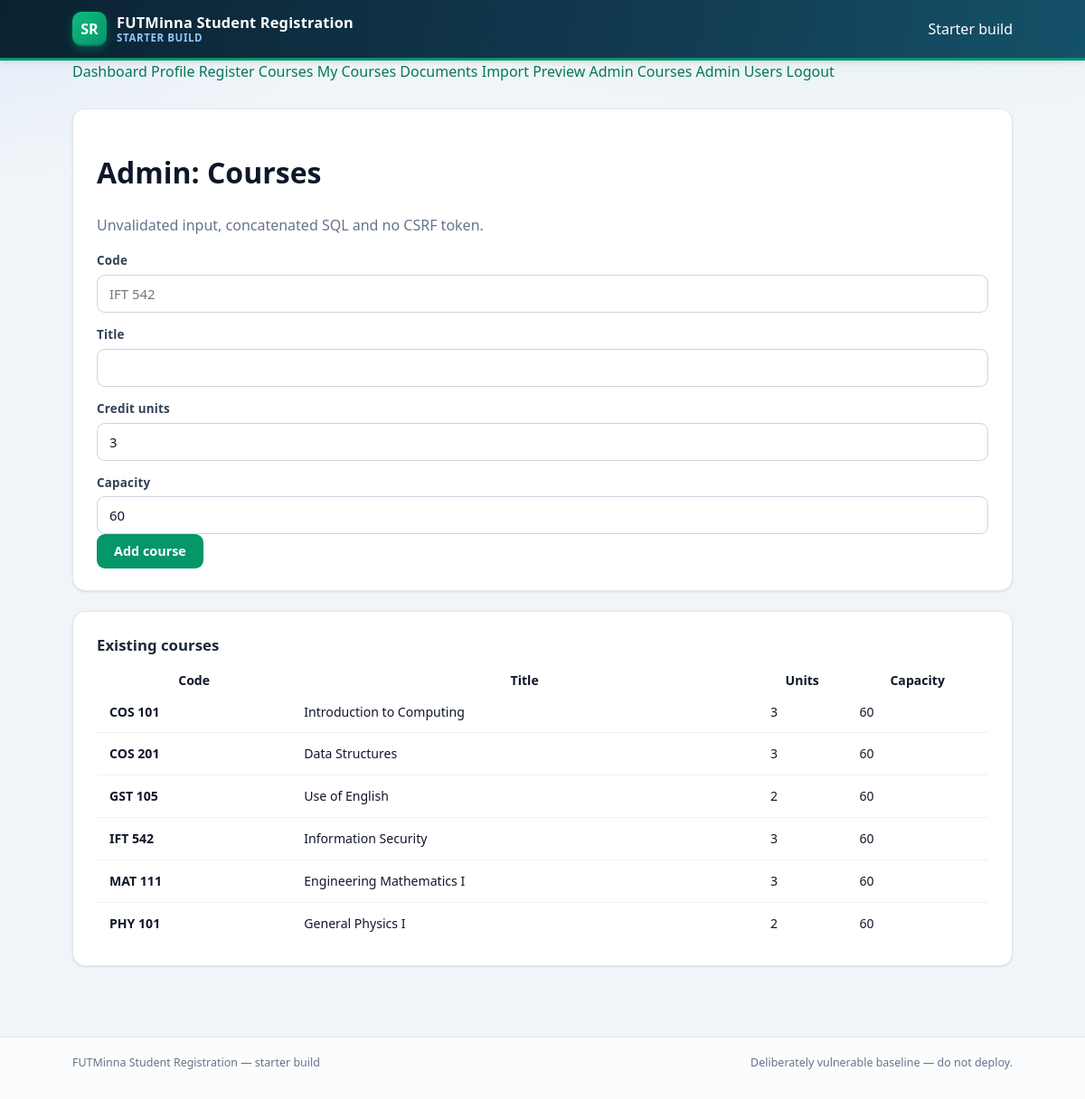
The app's page /vulnerable/public/admin_courses.php (signed in) with its own data.
### tables this page shows
CREATE TABLE IF NOT EXISTS courses (
    id            INT UNSIGNED AUTO_INCREMENT PRIMARY KEY,
    code          VARCHAR(12)  NOT NULL UNIQUE,
    title         VARCHAR(120) NOT NULL,
    credit_units  TINYINT UNSIGNED NOT NULL DEFAULT 2,
    capacity      INT UNSIGNED NOT NULL DEFAULT 60,
    description   VARCHAR(500) NULL,
    created_at    DATETIME NOT NULL DEFAULT CURRENT_TIMESTAMP
);

### vulnerable/src/config.php (called while the page is built, shortened)
<?php
$DB_HOST = getenv('DB_HOST') ?: 'db';
$DB_NAME = getenv('DB_NAME') ?: 'student_reg_vuln';
$DB_USER = getenv('DB_USER') ?: 'app';
$DB_PASS = getenv('DB_PASSWORD') ?: getenv('MYSQL_PASSWORD') ?: 'CHANGE_ME_app';
$conn = mysqli_connect($DB_HOST, $DB_USER, $DB_PASS, $DB_NAME);
mysqli_set_charset($conn, 'utf8mb4');
function current_user(): ?array
{
    global $conn;
    $id = $_SESSION['user_id'];
    $r = mysqli_query($conn, "SELECT * FROM users WHERE id = $id LIMIT 1");
    if ($r && ($row = mysqli_fetch_assoc($r))) {
        return $row;
    }
    return null;
}
function require_login(): array
{
    $u = current_user();
    return $u;
}
function require_admin(): array
{
    $u = require_login();
    return $u;
}

### vulnerable/public/admin_courses.php (the view, shortened to what this page needs)
<?php
require __DIR__ . '/../src/config.php';
$user = require_admin();
$rows = mysqli_query($conn, 'SELECT * FROM courses ORDER BY code');
require __DIR__ . '/includes/header.php';
?>
<div class="card">
  <h1>Admin: Courses</h1>
  <p class="muted">Unvalidated input, concatenated SQL and no CSRF token.</p>
  <form method="post" action="admin_courses.php">
    <label>Code</label>
    <input type="text" name="code" placeholder="IFT 542">
    <label>Title</label>
    <input type="text" name="title">
    <label>Credit units</label>
    <input type="number" name="credit_units" value="3">
    <label>Capacity</label>
    <input type="number" name="capacity" value="60">
    <button type="submit">Add course</button>
  </form>
</div>
<div class="card">
  <h2>Existing courses</h2>
  <table>
    <tr><th>Code</th><th>Title</th><th>Units</th><th>Capacity</th></tr>
    <?php while ($c = mysqli_fetch_assoc($rows)): ?>
    <tr>
      <td><b><?= $c['code'] ?></b></td>
      <td><?= $c['title'] ?></td>
      <td><?= $c['credit_units'] ?></td>
      <td><?= $c['capacity'] ?></td>
    </tr>
    <?php endwhile; ?>
  </table>
</div>
<?php require __DIR__ . '/includes/footer.php'; ?>

### vulnerable/public/includes/header.php (shortened to what this page needs)
<?php
$vulnUser = $user ?? null;
$vulnPath = parse_url($_SERVER['REQUEST_URI'] ?? '', PHP_URL_PATH) ?: '';
function vuln_active(string $f): bool { global $vulnPath; return $vulnPath === '/' . $f; }
?><!DOCTYPE html>
<html lang="en">
<head>
<link rel="stylesheet" href="/assets/style.css">
</head>
<body>
<header class="topbar">
  <div class="wrap topbar-inner">
    <a class="brand" href="index.php">
      <span class="mark">SR</span>
      <span class="name"><b>FUTMinna Student Registration</b><span>Starter build</span></span>
    </a>
    <span class="starter-pill"><span class="dot"></span>Starter build</span>
  </div>
</header>
<?php if ($vulnUser): ?>
<div class="navrow">
  <div class="wrap navrow-inner">
    <a href="index.php" class="<?= vuln_active('index.php') ? 'active' : '' ?>">Dashboard</a>
    <a href="profile.php" class="<?= vuln_active('profile.php') ? 'active' : '' ?>">Profile</a>
    <a href="courses.php" class="<?= vuln_active('courses.php') ? 'active' : '' ?>">Register Courses</a>
    <a href="my_courses.php" class="<?= vuln_active('my_courses.php') ? 'active' : '' ?>">My Courses</a>
    <a href="upload.php" class="<?= vuln_active('upload.php') ? 'active' : '' ?>">Documents</a>
    <a href="import_preview.php" class="<?= vuln_active('import_preview.php') ? 'active' : '' ?>">Import Preview</a>
    <?php if (($vulnUser['role'] ?? '') === 'admin'): ?>
    <a href="admin_courses.php" class="<?= vuln_active('admin_courses.php') ? 'active' : '' ?>">Admin Courses</a>
    <a href="admin_users.php" class="<?= vuln_active('admin_users.php') ? 'active' : '' ?>">Admin Users</a>
    <?php endif; ?>
    <a href="logout.php">Logout</a>
  </div>
</div>
<?php endif; ?>
<main class="wrap">

### vulnerable/public/includes/footer.php
</main>
<footer class="site-footer">
  <div class="wrap">
    <span>FUTMinna Student Registration &mdash; starter build</span>
    <span>Deliberately vulnerable baseline &mdash; do not deploy.</span>
  </div>
</footer>
</body>
</html>

### app/public/assets/style.css (style rules this page uses)
:root { --bg: #f1f5f9; --surface: #ffffff; --border: #e2e8f0; --border-soft: #eef2f7; --text: #0f172a; --muted: #64748b; --primary: #059669; --primary-dark:#047857; --primary-soft:#ecfdf5; --ink: #0b2231; --ink-soft: #123b52; --danger: #dc2626; --danger-soft: #fef2f2; --warning: #d97706; --warning-soft:#fffbeb; --info: #2563eb; --info-soft: #eff6ff; --radius: 14px; --radius-sm: 9px; --shadow-sm: 0 1px 2px rgba(15,23,42,.05), 0 1px 3px rgba(15,23,42,.06); --shadow-md: 0 4px 6px -1px rgba(15,23,42,.08), 0 2px 4px -2px rgba(15,23,42,.05); --shadow-lg: 0 12px 24px -8px rgba(15,23,42,.18); }
* { box-sizing: border-box; }
html { -webkit-text-size-adjust: 100%; }
body { margin: 0; font-family: "Segoe UI", system-ui, -apple-system, Roboto, "Helvetica Neue", Arial, sans-serif; color: var(--text); background: radial-gradient(1200px 420px at 80% -10%, rgba(5,150,105,.10), transparent 60%), radial-gradient(900px 380px at -10% 0%, rgba(37,99,235,.08), transparent 55%), var(--bg); line-height: 1.55; min-height: 100vh; display: flex; flex-direction: column; }
main.wrap { flex: 1 1 auto; width: 100%; max-width: 1080px; margin: 0 auto; padding: 28px 20px 56px; }
.wrap { max-width: 1080px; margin: 0 auto; padding: 0 20px; }
a { color: var(--primary-dark); text-decoration: none; }
.topbar { background: linear-gradient(100deg, var(--ink) 0%, var(--ink-soft) 62%, #155e75 120%); color: #fff; position: sticky; top: 0; z-index: 50; box-shadow: var(--shadow-md); border-bottom: 3px solid var(--primary); }
.topbar-inner { display: flex; align-items: center; justify-content: space-between; gap: 18px; min-height: 64px; flex-wrap: wrap; padding: 10px 20px; }
.brand { display: flex; align-items: center; gap: 11px; color: #fff; text-decoration: none; font-weight: 700; }
.brand .mark { width: 38px; height: 38px; border-radius: 10px; display: grid; place-items: center; background: linear-gradient(135deg, #10b981, #059669); color: #fff; box-shadow: inset 0 -2px 0 rgba(0,0,0,.18), 0 3px 8px rgba(5,150,105,.45); }
.brand .name { display: flex; flex-direction: column; line-height: 1.15; }
.brand .name b { font-size: 1.02rem; letter-spacing: .2px; }
.brand .name span { font-size: .72rem; color: #93c5fd; font-weight: 600; letter-spacing: .6px; text-transform: uppercase; }
.card { background: var(--surface); border: 1px solid var(--border); border-radius: var(--radius); box-shadow: var(--shadow-sm); padding: 24px 26px; margin-bottom: 22px; }
.card > h2, .card > .card-title { margin: 0 0 14px; font-size: 1.05rem; font-weight: 700; color: #1e293b; display: flex; align-items: center; gap: 8px; }
.btn, button { display: inline-flex; align-items: center; justify-content: center; gap: 8px; background: var(--primary); color: #fff; border: 1px solid transparent; border-radius: var(--radius-sm); padding: 9px 18px; font-size: .9rem; font-weight: 600; font-family: inherit; cursor: pointer; transition: all .15s ease; text-decoration: none; line-height: 1.2; }
label { display: block; margin: 14px 0 5px; font-weight: 600; font-size: .84rem; color: #334155; letter-spacing: .2px; }
input[type=text], input[type=email], input[type=password], input[type=number], input[type=url], input[type=tel], textarea, select { width: 100%; padding: 10px 13px; border: 1px solid #cbd5e1; border-radius: var(--radius-sm); font-size: .93rem; font-family: inherit; color: var(--text); background: #fff; transition: border-color .15s ease, box-shadow .15s ease; }
table { width: 100%; border-collapse: collapse; font-size: .88rem; background: #fff; }
tbody td { padding: 12px 14px; border-bottom: 1px solid var(--border-soft); vertical-align: middle; }
tbody tr:last-child td { border-bottom: none; }
tbody tr { transition: background .12s ease; }
.site-footer { border-top: 1px solid var(--border); background: rgba(255,255,255,.7); color: var(--muted); font-size: .78rem; padding: 18px 20px 30px; }
.site-footer .wrap { display: flex; align-items: center; justify-content: space-between; gap: 12px; flex-wrap: wrap; }
.muted { color: var(--muted); }

### records on screen
courses: code "COS 101", title "Introduction to Computing", credit_units "3", capacity "60"
courses: code "COS 201", title "Data Structures", credit_units "3", capacity "60"
courses: code "GST 105", title "Use of English", credit_units "2", capacity "60"
courses: code "IFT 542", title "Information Security", credit_units "3", capacity "60"
courses: code "MAT 111", title "Engineering Mathematics I", credit_units "3", capacity "60"
courses: code "PHY 101", title "General Physics I", credit_units "2", capacity "60"
